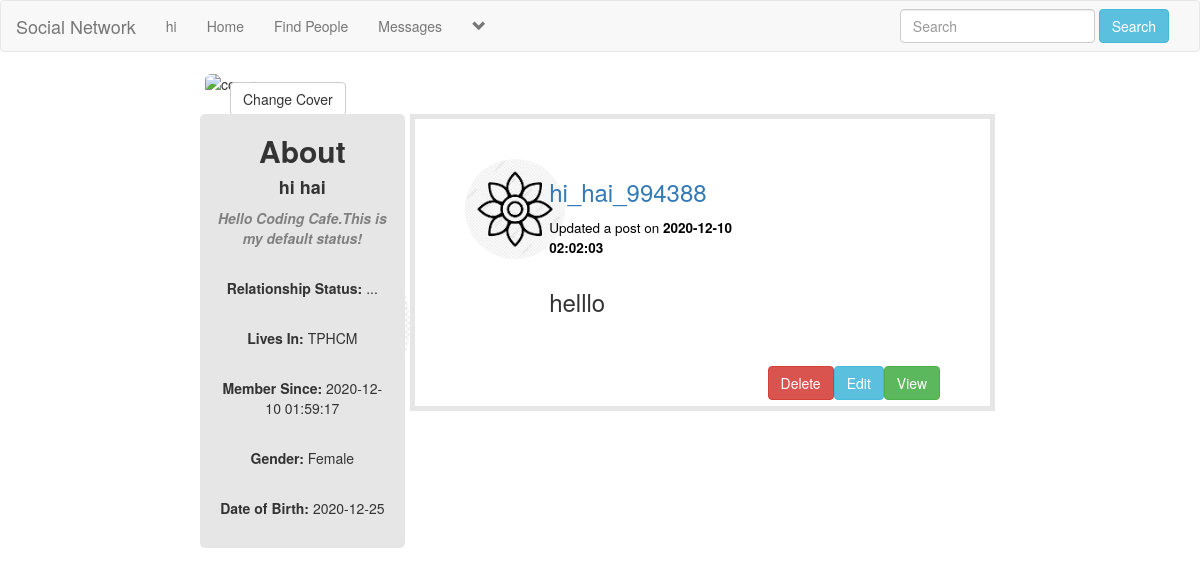
Screenshot of /profile.php?u_id=4 (signed in) with the database file from the repository.
### tables this page shows
CREATE TABLE `users` (
  `user_id` int(11) NOT NULL,
  `f_name` text NOT NULL,
  `l_name` text NOT NULL,
  `user_name` text NOT NULL,
  `describe_user` varchar(255) NOT NULL,
  `Relationship` text NOT NULL,
  `user_pass` varchar(255) NOT NULL,
  `user_email` varchar(255) NOT NULL,
  `user_country` text NOT NULL,
  `user_gender` text NOT NULL,
  `user_birthday` text NOT NULL,
  `user_image` varchar(255) NOT NULL,
  `user_cover` varchar(255) NOT NULL,
  `user_reg_date` timestamp NOT NULL DEFAULT current_timestamp(),
  `status` text NOT NULL,
  `posts` text NOT NULL,
  `recovery_account` text NOT NULL
);

CREATE TABLE `posts` (
  `post_id` int(11) NOT NULL,
  `user_id` int(11) NOT NULL,
  `post_content` varchar(255) NOT NULL,
  `upload_image` varchar(255) NOT NULL,
  `post_date` timestamp NOT NULL DEFAULT current_timestamp()
);

### profile.php (the view, shortened to what this page needs)
<!DOCTYPE html>
<?php
include("includes/header.php");
?>
<html>
<head>
	<link rel="stylesheet" href="https://maxcdn.bootstrapcdn.com/bootstrap/3.3.7/css/bootstrap.min.css">
	<link rel="stylesheet" type="text/css" href="style/home_style2.css">
</head>
<body>
<div class="row">
	<div class="col-sm-2">
	</div>
	<div class="col-sm-8">
		<?php
			echo"
			<div>
				<div><img id='cover-img' class='img-rounded' src='cover/$user_cover' alt='cover'></div>
				<form action='profile.php?u_id=$user_id' method='post' enctype='multipart/form-data'>
				<ul class='nav pull-left' style='position:absolute;top:10px;left:40px;'>
					<li class='dropdown'>
						<button class='dropdown-toggle btn btn-default' data-toggle='dropdown'>Change Cover</button>
						<div class='dropdown-menu'>
							<center>
							<p>Click <strong>Select Cover</strong> and then click the <br> <strong>Update Cover</strong></p>
							<label class='btn btn-info'> Select Cover
							<input type='file' name='u_cover' size='60' />
							</label><br><br>
							<button name='submit' class='btn btn-info'>Update Cover</button>
							</center>
						</div>
					</li>
				</ul>
				</form>
			</div>
			<div id='profile-img'>
				<img src='users/$user_image' alt='Profile' class='img-circle' width='180px' height='185px'>
				<form action='profile.php?u_id='$user_id' method='post' enctype='multipart/form-data'>
				<label id='update_profile'> Select Profile
				<input type='file' name='u_image' size='60' />
				</label><br><br>
				<button id='button_profile' name='update' class='btn btn-info'>Update Profile</button>
				</form>
			</div><br>
			";
		?>
	</div>
	<div class="col-sm-2">
	</div>
</div>
<div class="row">
	<div class="col-sm-2">
	</div>
	<div class="col-sm-2" style="background-color: #e6e6e6;text-align: center;left: 0.8%;border-radius: 5px;">
		<?php
		echo"
			<center><h2><strong>About</strong></h2></center>
			<center><h4><strong>$first_name $last_name</strong></h4></center>
			<p><strong><i style='color:grey;'>$describe_user</i></strong></p><br>
			<p><strong>Relationship Status: </strong> $Relationship_status</p><br>
			<p><strong>Lives In: </strong> $user_country</p><br>
			<p><strong>Member Since: </strong> $register_date</p><br>
			<p><strong>Gender: </strong> $user_gender</p><br>
			<p><strong>Date of Birth: </strong> $user_birthday</p><br>
		";
		?>
	</div>
	<div class="col-sm-6">
		<?php
		global $con;
		if (isset($_GET['u_id'])){
			$u_id = $_GET['u_id'];
			}
		$get_posts = "select * from posts where user_id ='$u_id' ORDER by 1 DESC LIMIT 5 ";
		$run_posts = mysqli_query($con, $get_posts);
		while ($row_posts = mysqli_fetch_array($run_posts)) {
			$post_id = $row_posts['post_id'];
			$user_id = $row_posts['user_id'];
			$content = $row_posts['post_content'];
			$upload_image = $row_posts['upload_image'];
			$post_date = $row_posts['post_date'];
			$user = "select * from users where user_id= '$user_id' AND posts ='yes' ";
			$run_user =mysqli_query($con, $user);
			$row_user = mysqli_fetch_array($run_user);
			$user_name = $row_user['user_name'];
			$user_image = $row_user['user_image'];
			if ($content == "no" && strlen($upload_image) >= 1) {
				echo "
				<div id='own_posts'>
				<div class = 'row'>
				<div class = 'col-sm-2'>
					<p><img src='users/$user_image' class='img-circle' width='100px' height='100px'></p>
				</div>
						<div  class='col-sm-6' >
						<h3><a style='text-decoration:none; cursor:pointer;color #3897f0;' href='user_profile.php?u_id=$user_id'>$user_name</a></h3>
							<h4><small style='color:black;'>Updated a post on <strong>$post_date</strong></small></h4>
						</div>
				<div class= 'col-sm-4' >
				</div >
				</div>
					<div class='row'>
					    <div class= 'col-sm-12' >
					    	<img id='posts-img' src='imagepost/$upload_image' style='height:350px;'>
					</div>
					</div><br>
					<a href='single.php?post_id=$post_id' style='float:right;'><button class='btn btn-success'>View</button></a><br>
					<a href ='funtions/delete_post.php?post_id =  $post_id' style = 'float:right;'><button class='btn btn-danger'>Delete</button></a><br>
					</div><br><br>
				";
			}
			else {
				echo "
				<div id='own_posts'>
				<div class = 'row'>
				<div class = 'col-sm-2'>
					<p><img src='users/$user_image' class='img-circle' width='100px' height='100px'></p>
				</div>
						<div  class='col-sm-6' >
						<h3><a style='text-decoration:none; cursor:pointer;color #3897f0;' href='user_profile.php?u_id=$user_id'>$user_name</a></h3>
							<h4><small style='color:black;'>Updated a post on <strong>$post_date</strong></small></h4>
						</div>
				<div class= 'col-sm-4' >
				</div >
				</div>
					<div class='row'>
					<div class = 'col-sm-2'>
					</div>
					    <div class= 'col-sm-6' >
					  <h3><p>$content</p></h3>
					</div>
					<div class = 'col-sm-4' >
					</div>
					</div><br><br>
				";
				global $con;
				if(isset($_GET['u_id'])){
					$u_id = $_GET['u_id'];
				}
				$get_posts = "select user_email from users where user_id = '$u_id'";
				$run_user = mysqli_query($con, $get_posts);
				$row = mysqli_fetch_array($run_user);
				$user_email = $row['user_email'];
				$user = $_SESSION['user_email'];
				$get_user = "select * from users where user_email='$user'";
				$run_user = mysqli_query($con, $get_user);
				$row = mysqli_fetch_array($run_user);
				$user_id = $row['user_id'];
				$u_email = $row['user_email'];
				if($u_email !=  $user_email){
					echo "<scrip> window.open('profile.php?u_id = $user_id', '_self' ) </scrip> ";
				}else{
					echo "<a href='single.php?post_id=$post_id' style='float:right;'><button class='btn btn-success'>View</button></a>
						<a href='edit_post.php?post_id=$post_id' style='float:right;'><button
						 class='btn btn-info'>Edit</button></a>
						<a href ='functions/delete_post.php?post_id=$post_id' style = 'float:right;'>
					<button class='btn btn-danger'>Delete</button></a>
					</div><br><br><br>
					";
				}
			}
			}
		?>
	</div>
	<div class='col-sm-2' >
	</div>
</div>
</body>
</html>

### includes/header.php (shortened to what this page needs)
<?php
include("functions/functions.php");
?>
<nav class="navbar navbar-default">
	<div class="container-fluid">
		<div class="navbar-header">
			<a class="navbar-brand" href="home.php">Social Network</a>
		</div>
		<div class="collapse navbar-collapse" id="bs-example-navbar-collapse-1">
	      <ul class="nav navbar-nav">
	      	<?php
			$user = $_SESSION['user_email'];
			$get_user = "select * from users where user_email='$user'";
			$run_user = mysqli_query($con,$get_user);
			$row=mysqli_fetch_array($run_user);
			$user_id = $row['user_id'];
			$first_name = $row['f_name'];
			$last_name = $row['l_name'];
			$describe_user = $row['describe_user'];
			$Relationship_status = $row['Relationship'];
			$user_country = $row['user_country'];
			$user_gender = $row['user_gender'];
			$user_birthday = $row['user_birthday'];
			$register_date = $row['user_reg_date'];
			$user_posts = "select * from posts where user_id='$user_id'";
			$run_posts = mysqli_query($con,$user_posts);
			$posts = mysqli_num_rows($run_posts);
			?>
	        <li><a href='profile.php?<?php echo "u_id=$user_id" ?>'><?php echo "$first_name"; ?></a></li>
	       	<li><a href="home.php">Home</a></li>
			<li><a href="members.php">Find People</a></li>
			<li><a href="messages.php?u_id=new">Messages</a></li>
					<?php
						echo"
						<li class='dropdown'>
							<a href='#' class='dropdown-toggle' data-toggle='dropdown' role='button' aria-haspopup='true' aria-expanded='false'><span><i class='glyphicon glyphicon-chevron-down'></i></span></a>
							<ul class='dropdown-menu'>
								<li>
									<a href='my_post.php?u_id=$user_id'>My Posts <span class='badge badge-secondary'>$posts</span></a>
								</li>
								<li>
									<a href='edit_profile.php?u_id=$user_id'>Edit Account</a>
								</li>
								<li role='separator' class='divider'></li>
								<li>
									<a href='logout.php'>Logout</a>
								</li>
							</ul>
						</li>
						";
					?>
			</ul>
			<ul class="nav navbar-nav navbar-right">
				<li class="dropdown">
					<form class="navbar-form navbar-left" method="get" action="results.php">
						<div class="form-group">
							<input type="text" class="form-control" name="user_query" placeholder="Search">
						</div>
						<button type="submit" class="btn btn-info" name="search">Search</button>
					</form>
				</li>
			</ul>
		</div>
	</div>
</nav>

### style/home_style2.css (style rules this page uses)
body { overflow-x: hidden; }
label { padding: 7px; display: table; color: #fff; }

### profile.php (style rules this page uses)
#profile-img { position: absolute; top: 160px; left: 40px; }
#update_profile { position: relative; top: -33px; cursor: pointer; left: 93px; border-radius: 4px; background-color: rgba(0,0,0,0.1); transform: translate(-50%, -50%); }
#button_profile { position: absolute; top: 82%; left: 50%; cursor: pointer; transform: translate(-50%, -50%); }
#own_posts { border: 5px solid #e6e6e6; padding: 40px 50px; }

### rows the page displays
users: f_name "hi", l_name "hai", describe_user "Hello Coding Cafe.This is my default status!", Relationship "...", user_country "TPHCM", user_reg_date "2020-12-10 01:59:17", user_gender "Female", user_birthday "2020-12-25"
posts: user.user_image (picture), user.user_name "hi_hai_994388", post_date "2020-12-10 02:02:03", post_content "helllo"
